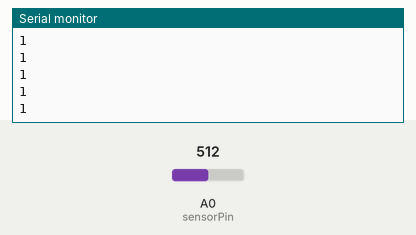
Recording of a sketch running on a simulated Arduino Uno, built with avr-gcc and run on an emulated ATmega328P. Shown: the last lines printed to the serial monitor. The test bench sets the inputs (shaded band); at power-on: A0 (sensorPin) = 512.

Above: at 1.2 s.
1.3 s: A0 (sensorPin) set to 716
At 2.1 s:
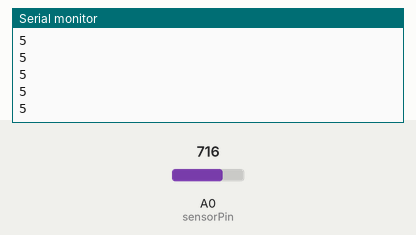
2.8 s: A0 (sensorPin) set to 900
At 3.9 s:
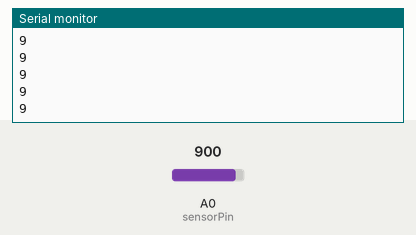
Timing chart, 0 to 5.8 s (numbered marks = the images above; inputs shaded):
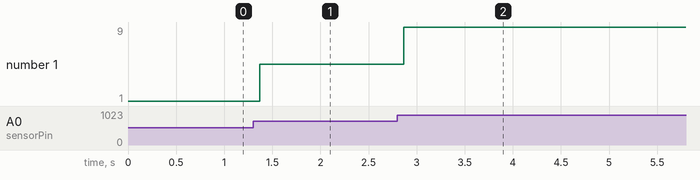

Measured:
- after the input at 1.3 s, the serial monitor: prints a new line after 0.07 s (image 1)
- after the input at 2.8 s, the serial monitor: prints a new line after 0.07 s (image 2)
- plotted number 1: 1 → 5 after the input at 1.3 s, 5 → 9 after the input at 2.8 s

The sketch:

pongController.ino
```cpp
const int sensorPin = A0; // constant for the input pin

int sensorVal = 0;  // variable to hold the value from the sensor

void setup() {
  // put your setup code here, to run once:
  Serial.begin(9600);  // start serial communication
}

void loop() {
  // put your main code here, to run repeatedly:
  sensorVal = analogRead(sensorPin); // read the value of the sensor and store it in a variable
  sensorVal = map(sensorVal, 420, 900, 0, 9); // map the sensor's input to a useful range
  Serial.println(sensorVal); // send the mapped value to the Serial monitor
}
```
